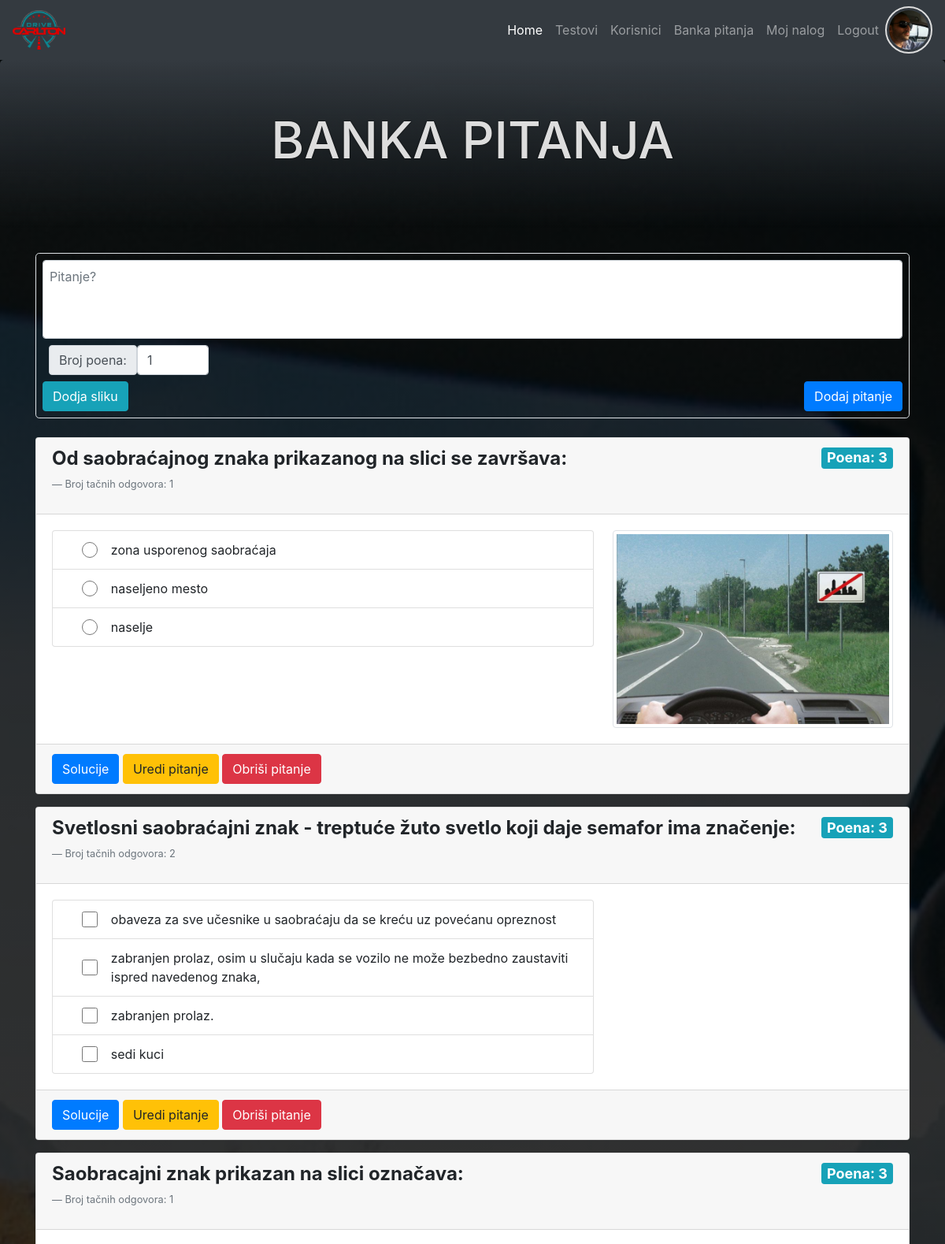
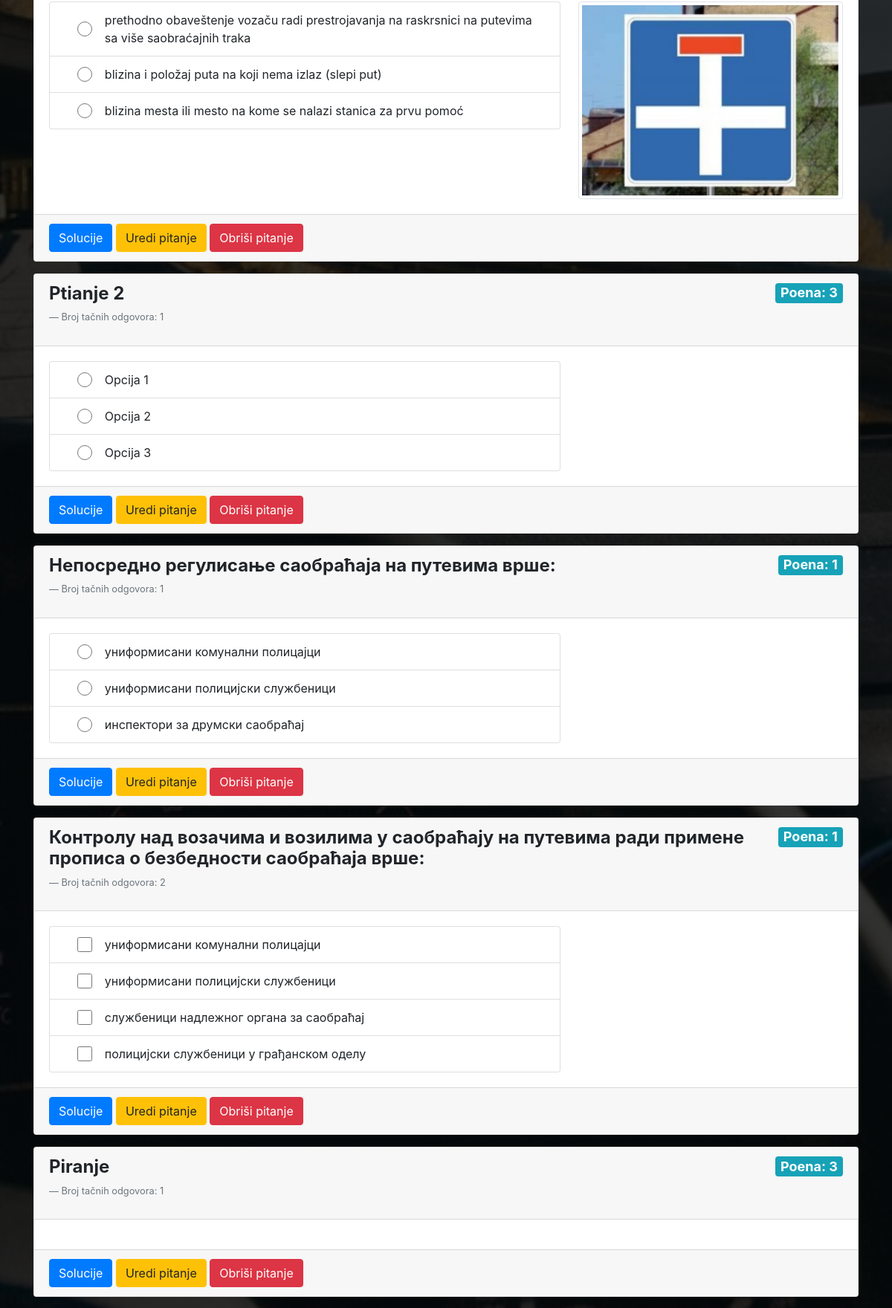
The page /question_bank.php (signed in, upper part) on the database its author committed (2 pictures, top to bottom).
### tables this page shows
CREATE TABLE `users` (
  `id` int(11) NOT NULL,
  `first_name` varchar(50) NOT NULL,
  `last_name` varchar(50) NOT NULL,
  `date_birth` date NOT NULL,
  `email` varchar(50) NOT NULL,
  `password` varchar(60) NOT NULL,
  `created_at` timestamp NOT NULL DEFAULT CURRENT_TIMESTAMP,
  `last_login` timestamp NOT NULL DEFAULT CURRENT_TIMESTAMP,
  `profil_img` varchar(60) DEFAULT NULL,
  `role_id` int(11) DEFAULT NULL
);

CREATE TABLE `question` (
  `id` int(11) NOT NULL,
  `question` text NOT NULL,
  `atach` varchar(50) DEFAULT NULL,
  `test_id` int(11) DEFAULT NULL,
  `answers` int(10) DEFAULT '1',
  `points` int(10) DEFAULT '1'
);

CREATE TABLE `solution` (
  `id` int(11) NOT NULL,
  `question_id` int(11) NOT NULL,
  `solution` varchar(255) NOT NULL,
  `corect` int(11) NOT NULL DEFAULT '0'
);

### core/init.php (called while the page is built, shortened)
<?php
require_once "classes/Conection.php";
require_once "classes/QueryBuilder.php";
require_once "classes/User.php";
require_once "classes/Tests.php";
$database = $conn_config["home_desktop"];
$User         = new User($database);
$Tests        = new Tests($database);

### core/classes/User.php (called while the page is built, shortened)
<?php
class User extends QueryBuilder
{
    public function isLoged()
    {
        if (isset($_SESSION["id"])) {
            return false;
        } else {
            return true;
        }
    }
}

### core/classes/QueryBuilder.php (called while the page is built, shortened)
<?php
class QueryBuilder extends Connection
{
    public function selectSingleJoin(array $table, String $join_on, $criteria)
    {
        $key = key($criteria);
        $sql = "SELECT
                {$table[0]}.*, {$table[0]}.id {$table[0]}_id, {$table[1]}.*
                FROM {$table[0]}
                JOIN {$table[1]}
                ON {$table[0]}.{$join_on} = {$table[1]}.id
                WHERE {$table[0]}.{$key} = :{$key}";
        $qry = $this->db->prepare($sql);
        $qry->execute($criteria);
        $result = $qry->fetch(PDO::FETCH_OBJ);
        return $result;
    }
}

### core/classes/Conection.php (called while the page is built, shortened)
<?php
class Connection
{
    public function __construct($database)
    {
        try {
            $this->db = new PDO("mysql:host={$database['host']};dbname={$database['dbname']}", $database["user"], $database["password"]);
        } catch (PDOException $err) {
            die("Doslo je do greske. Nije moguce konektovati se sa bazom - " . $err->getMessage());
        }
    }
}

### core/classes/Tests.php (called while the page is built, shortened)
<?php
class Tests extends QueryBuilder
{
    public function getQuestions($data=null)
    {
        $sql = "SELECT
                id,
                question,
                atach,
                test_id,
                answers,
                points
                FROM question";
        $qry = $this->db->prepare($sql);
        if (isset($data)) {
            $qry->execute($data);
        } else {
            $qry->execute();
        }
        $question = $qry->fetchAll(PDO::FETCH_ASSOC);
        $sql = "SELECT
                question_id,
                id,
                solution,
                corect
                FROM solution s
                ";
        $qry = $this->db->prepare($sql);
        $qry->execute();
        $qs       = [];
        $solution = $qry->fetchAll(PDO::FETCH_GROUP | PDO::FETCH_ASSOC);
        foreach ($question as $q) {
            if (isset($solution[$q["id"]])) {
                array_push($qs, ["question" => $q, "solution" => $solution[$q["id"]]]);
            } else {
                array_push($qs, ["question" => $q, "solution" => null]);
            }
        }
        return $qs;
    }
}

### view/question_bank.view.php (the view, shortened to what this page needs)
<?php
require ROOT . "/include/top.php";
require ROOT . "/include/main_nav.php";
?>
<header class="jumbotron text-center">
    <h1>banka pitanja</h1>
</header>
<section class="container">
    <?php if($user_info->role=="admin"): ?>
    <article class="row no-gutters">
        <form class="col-12 no-gutters row justify-content-between border rounded-lg p-2" action="question_bank.php"
            method="post" enctype="multipart/form-data">
            <textarea class="form-control col-12 mb-2 p-2" type="text" name="question"
                placeholder="Pitanje?"></textarea>
            <div class="col-12 d-flex mb-2">
                <label class="input-group-text ml-md-2" for="">Broj poena:</label>
                <input class="form-control col-1" type="number" name="points" value="1" min="1">
            </div>
            <label class="btn btn-info mb-0" for="atach">Dodja sliku</label>
            <button class="btn btn-primary" name="add_question" type="submit">Dodaj pitanje</button>
        </form>
    </article>
    <?php endif; ?>
    <article class="row no-gutters mt-4">
        <form class="col-12" method="POST" action="test_questions.php?id=<?php echo $_GET["id"]; ?>">
            <?php foreach($questions as $val): ?>
            <?php $q=$val["question"]; ?>
            <?php $s=$val["solution"]; ?>
            <div class="card mb-3">
                <div class="card-header d-flex justify-content-between align-items-start">
                    <div>
                        <h4 class="font-weight-bold"><?php echo $q["question"]; ?></h4>
                        <p class="blockquote-footer">Broj tačnih odgovora: <?php echo $q["answers"]; ?></p>
                    </div>
                    <div> <span class="badge badge-info">Poena: <?php echo $q["points"]; ?></span></div>
                </div>
                <div class="card-body row no-gutters">
                    <div class="option col-md-8">
                        <?php if(isset($s) && count($s)>0): ?>
                        <ul class="list-group mr-md-4">
                            <?php foreach($s as $sol): ?>
                            <li class="list-group-item d-flex align-items-center">
                                <input class="form-control col-1"
                                    type="<?php echo ($q["answers"]==1) ? "radio" : "checkbox"; ?>"
                                    id="<?php echo "radio{$sol["id"]}"; ?>"
                                    name="<?php echo ($q["answers"]==1) ? "answer[{$q["id"]}]" : "answer[{$q["id"]}][{$sol["id"]}]" ; ?>"
                                    value="<?php echo ($q["answers"]==1) ? $sol["id"] : $sol["id"]; ; ?>">
                                <label class="flex-grow-1 mb-0"
                                    for="<?php echo "radio{$sol["id"]}"; ?>"><?php echo $sol["solution"]; ?></label>
                            </li>
                            <?php endforeach; ?>
                        </ul>
                        <?php endif; ?>
                    </div>
                    <?php if($q["atach"]): ?>
                    <div class="atach-img col-md-4">
                        <img class="p-1 border rounded" src="<?php echo ROOT_DIR . "/upload/" . $q["atach"] ; ?>"
                            alt="">
                    </div>
                    <?php endif; ?>
                </div>
                <div class="card-footer">
                    <?php if($user_info->role=="admin"): ?>
                    <a class="btn btn-primary" href="question.php?id=<?php echo $q["id"]; ?>">Solucije</a>
                    <a class="btn btn-warning" href="test_questions.php?id=<?php echo $q["id"]; ?>">Uredi
                        pitanje</a>
                    <a class="btn btn-danger" href="delete.php?action=qdel&id=<?php echo $q["id"]; ?>">Obriši
                        pitanje</a>
                    <?php endif; ?>
                </div>
            </div>
            <?php endforeach; ?>
        </form>
    </article>
</section>
<?php
require ROOT . "/include/bottom.php";
?>

### include/main_nav.php (shortened to what this page needs)
<nav class="navbar navbar-expand-lg navbar-dark bg-dark">
    <a class="navbar-brand" href="<?php echo ROOT_DIR; ?>"><img class="img-fluid" src="asset/logo-sm.png" alt=""></a>
    <div class="collapse navbar-collapse" id="navbarNav">
        <ul class="navbar-nav ml-auto">
            <li class="nav-item active">
                <a class="nav-link" href="<?php echo ROOT_DIR; ?>">Home</a>
            </li>
            <li class="nav-item">
                <a class="nav-link" href="<?php echo ROOT_DIR; ?>/testovi.php">Testovi</a>
            </li>
            <?php if(!$User->isLoged() && $user_info->role=="admin"): ?>
            <li class="nav-item">
                <a class="nav-link" href="all_users.php">Korisnici</a>
            </li>
            <li class="nav-item">
                <a class="nav-link" href="question_bank.php">Banka pitanja</a>
            </li>
            <?php endif; ?>
            <?php if($User->isLoged()): ?>
            <li class="nav-item">
                <a class="nav-link" href="login_register.php">Login / Register</a>
            </li>
            <?php else: ?>
            <li class="nav-item">
                <a class="nav-link" href="user.php">Moj nalog</a>
            </li>
            <li class="nav-item">
                <a class="nav-link" href="logout.php">Logout</a>
            </li>
            <?php endif; ?>
        </ul>
        <?php if(!$User->isLoged()): ?>
        <div class="loged-profil">
            <img src="<?php echo ROOT_DIR . TARGET_DIR . ($user_info->profil_img ?:"../asset/logo-sm.png"); ?>" alt="">
        </div>
        <?php endif; ?>
    </div>
</nav>

### css/style.css (style rules this page uses)
* { margin: 0; padding: 0; box-sizing: border-box; }
body { background: linear-gradient(rgba(0, 0, 0, 0.8), rgba(0, 0, 0, 0.8)), url(../asset/bg.jpg); background-position: center top; background-size: cover; background-attachment: fixed; }
.jumbotron { background: linear-gradient(to bottom, rgba(52, 58, 64, 1), rgba(0, 0, 0, 0)); color: #ddd; }
h1 { text-transform: uppercase; font-size: 4rem; }
h1, h1 + * { text-shadow: 0 0 2px #000; }
.navbar-brand img, .loged-profil img { height: 50px; }
textarea { resize: none; overflow-y: auto; height: 100px !important; }
.atach-img img { height: auto; width: 100%; display: block; object-fit: cover; }
.loged-profil img { border: 2px solid #ddd; padding: 3px; border-radius: 50%; width: 60px; height: 60px; object-fit: cover; }
.option label, .option input { cursor: pointer; }
.option input[type="checkbox"], .option input[type="radio"] { height: 20px; }
.badge { font-size: 18px; }

### rows shown on the page
users: profil_img (picture)
question: question "Od saobraćajnog znaka prikazanog na slici se završava:", answers "1", points "3", answers "☐ zona usporenog saobraćaja", answers "☐ naselјeno mesto", answers "☐ naselјe", atach (picture)
solution: solution "zona usporenog saobraćaja"
solution: solution "naselјeno mesto"
solution: solution "naselјe"
question: question "Svetlosni saobraćajni znak - treptuće žuto svetlo koji daje semafor ima značenje:", answers "2", points "3"
solution: solution "obaveza za sve učesnike u saobraćaju da se kreću uz povećanu opreznost"
solution: solution "zabranjen prolaz, osim u slučaju kada se vozilo ne može bezbedno zaustaviti ispred navedenog znaka,"
solution: solution "zabranjen prolaz."
solution: solution "sedi kuci"
question: question "Saobracajni znak prikazan na slici označava:", answers "1", points "3", answers "☐ prethodno obaveštenje vozaču r", answers "☐ blizina i položaj puta na koji", answers "☐ blizina mesta ili mesto na kom", atach (picture)
solution: solution "prethodno obaveštenje vozaču radi prestrojavanja na raskrsnici na putevima sa više saobraćajnih traka"
solution: solution "blizina i položaj puta na koji nema izlaz (slepi put)"
solution: solution "blizina mesta ili mesto na kome se nalazi stanica za prvu pomoć"
question: question "Ptianje 2", answers "1", points "3", answers "☐ Opcija 1", answers "☐ Opcija 2", answers "☐ Opcija 3"
solution: solution "Opcija 1"
solution: solution "Opcija 2"
solution: solution "Opcija 3"
question: question "Непосредно регулисање саобраћаја на путевима врше:", answers "1", points "1", answers "☐ униформисани комунални полицај", answers "☐ униформисани полицијски службе", answers "☐ инспектори за друмски саобраћа"
solution: solution "униформисани комунални полицајци"
solution: solution "униформисани полицијски службеници"
solution: solution "инспектори за друмски саобраћај"
question: question "Контролу над возачима и возилима у саобраћају на путевима ради примене прописа о безбедности саобраћаја врше:", answers "2", points "1"
solution: solution "униформисани комунални полицајци"
solution: solution "униформисани полицијски службеници"
solution: solution "службеници надлежног органа за саобраћај"
solution: solution "полицијски службеници у грађанском оделу"
question: question "Piranje", answers "1", points "3"
